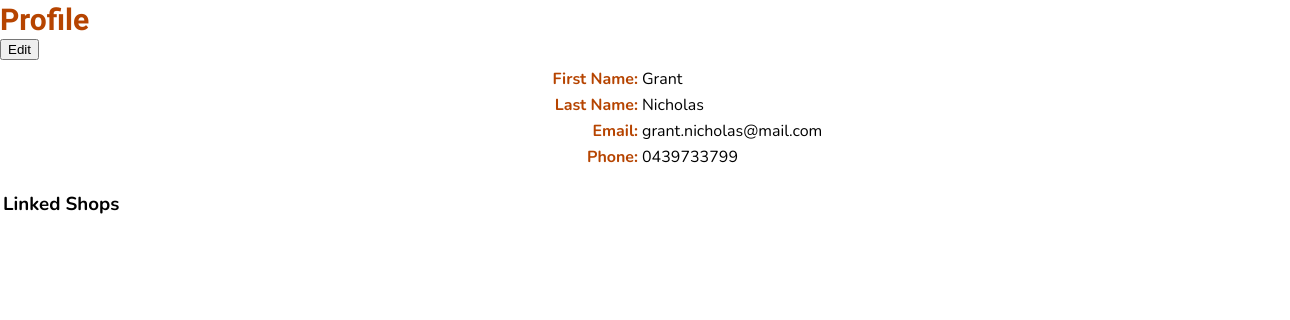
The page /profile (signed in) on the database as committed earlier.
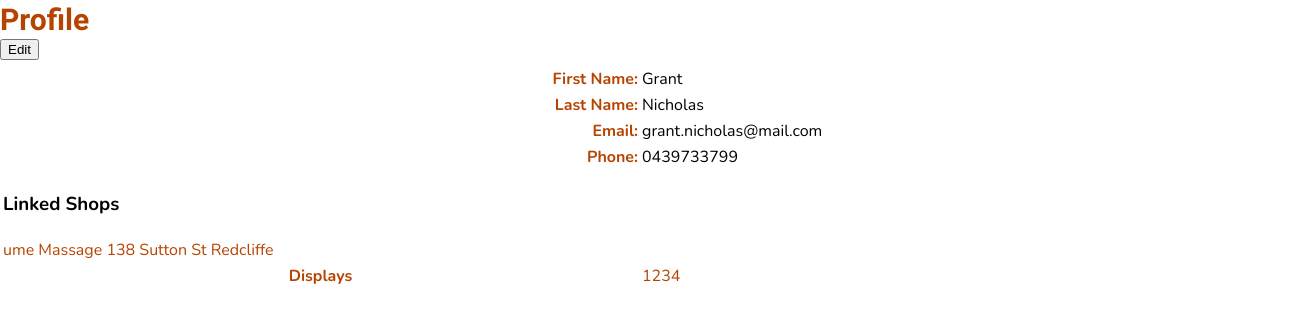
The same page on the database as committed later.
### website/models.py (models this page shows)
class Shops(db.Model):
    shopID = db.Column(db.Integer, primary_key=True)
    shopName = db.Column(db.String(50), nullable=False)
    shopAddress = db.Column(db.String(120), nullable=False)
    primaryUserID = db.Column(db.Integer, db.ForeignKey('users.id', name='fk_shops_users'))
    displays = db.relationship('Displays', back_populates='shops')

class Displays(db.Model):
    displayID = db.Column(db.Integer, primary_key=True)
    shopID = db.Column(db.Integer, db.ForeignKey('shops.shopID', name='fk_shops_shopID'))
    shopMenus = db.relationship('ShopMenus', backref='display')
    shops = db.relationship('Shops', back_populates='displays')

### website/views.py (the view)
@views.route('/profile')
@login_required
def profile():
    user = current_user
    userShops = Shops.query.filter_by(primaryUserID=user.id).all()
    displays = Displays.query.filter(Displays.shopID.in_([shop.shopID for shop in userShops])).all()
    return render_template("profile.html", user=user, userShops=userShops, displays=displays)

### website/__init__.py (called while the page is built)
def create_app():
    app = Flask(__name__)
    app.config['SECRET_KEY'] = 'itAlwaysWorksInTheEnd'
    app.config['SQLALCHEMY_DATABASE_URI'] = f'sqlite:///{DB_NAME}'
    db.init_app(app)
    migrate.init_app(app, db)
    app.config['UPLOAD_FOLDER'] = UPLOAD_FOLDER
    from .views import views
    from .displays import displays
    from .auth import auth
    from .adsControl import adsControl
    app.register_blueprint(views, url_prefix='/')
    app.register_blueprint(displays, url_prefix='/')
    app.register_blueprint(auth, url_prefix='/')
    app.register_blueprint(adsControl, url_prefix='/')
    login_manager = LoginManager()
    login_manager.login_view = 'auth.login'
    login_manager.init_app(app)
    @login_manager.user_loader
    def load_user(id):
        from .models import Users
        return Users.query.get(int(id))
    return app

### website/templates/profile.html
{% extends "base.html" %} {% block title %}Profile{% endblock %}
{% block content %}
    <div class="header" id="myHeader">
        <h2>Profile</h2>
    </div>
    {% block displaySetup %}
    <div>
        <button type="button" onclick="window.location.href='/profile_edit';">Edit</button>
        <div id="profileTable">
            <table>
                <tr>
                    <th class="rowHeader">First Name: </th>
                    <td class="col1">{{ user.firstName }} </td>
                </tr>
                <tr>
                    <th class="rowHeader">Last Name: </th>
                    <td class="col1">{{ user.lastName }}</td>
                </tr>
                <tr>
                    <th class="rowHeader">Email: </th>
                    <td class="col1">{{ user.email }}</td>
                </tr>
                <tr>
                    <th class="rowHeader">Phone: </th>
                    <td class="col1">{{ user.phone }}</td>
                </tr>
                <tr>
                    <th class="col1"><h3>Linked Shops</h3></th>
                    <td>
                        {% for userShop in userShops %}
                            <tr>
                                <td>
                                    {{ userShop.shopName }} {{ userShop.shopAddress }}
                                </td>
                            </tr>
                            <tr>
                                <th>Displays</th>
                                    {% for display in userShop.displays %}
                                        <td onclick="window.location.href='/menuSetup/{{ display.displayID }}';" name="{{ display.displayID }}">
                                            {{ display.displayID }}
                                        </td>
                                    {% endfor %}
                            </tr>
                        {% endfor %}
                    </td>
                </tr>
            </table>
        </div>
    </div>
    {% endblock %}
{% endblock %}

Rows that differ between the two databases and show on the page:
now on this page (row edited): Shops: shopName "ume Massage", shopAddress "138 Sutton St Redcliffe"
added Displays: displayID "1234"
